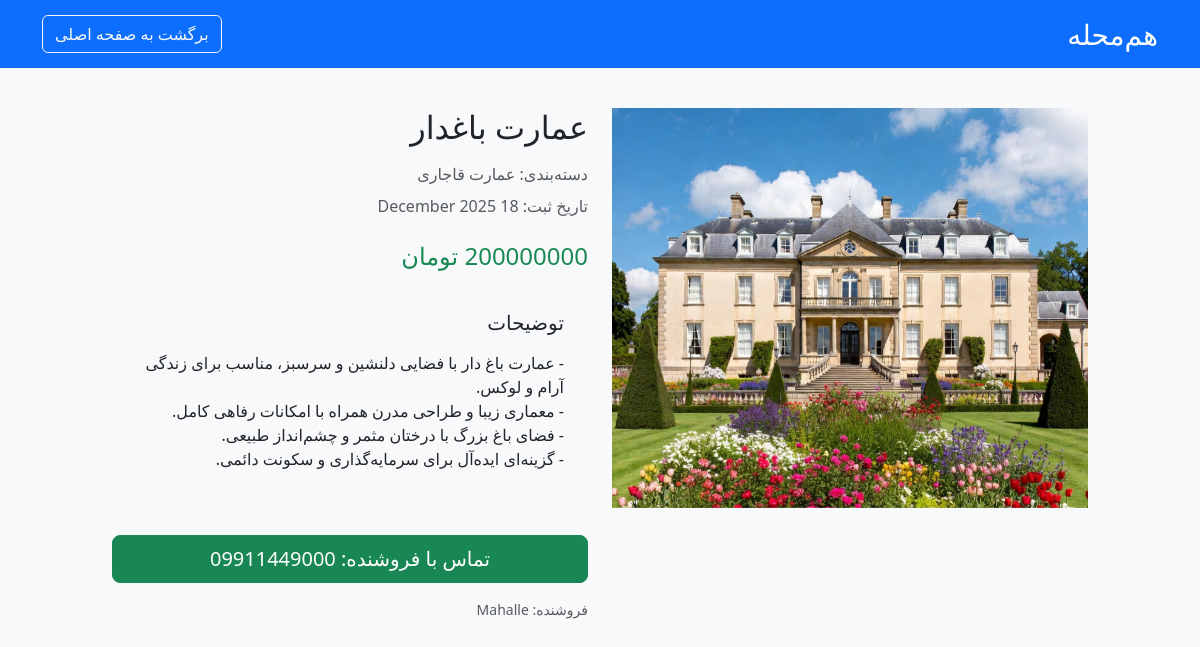
Screenshot of /ad/5/ with the database file from the repository.
### ads/models.py (models this page shows, shortened)
class AdImage(models.Model):
    ad = models.ForeignKey(Ad, on_delete=models.CASCADE, related_name='images')
    image = models.ImageField(upload_to='ads/')

class Ad(models.Model):
    title = models.CharField(max_length=200)
    description = models.TextField()
    price = models.IntegerField()
    phone = models.CharField(max_length=15)
    created_at = models.DateTimeField(auto_now_add=True)
    user = models.ForeignKey(User, on_delete=models.CASCADE)
    category = models.ForeignKey(Category, on_delete=models.SET_NULL, null=True)

class Category(models.Model):
    name = models.CharField(max_length=100, unique=True)
    slug = models.SlugField(max_length=100, unique=True)
    class Meta:
        verbose_name_plural = "Categories"

### ads/views.py (the view)
# urls.py: path('ad/<int:pk>/', views.ad_detail, name='ad_detail'),
def ad_detail(request, pk):
    ad = get_object_or_404(Ad, pk=pk)
    images = ad.images.all()  # همه عکس‌ها
    context = {
        'ad': ad,
        'images': images,
    }
    return render(request, 'ads/ad_detail.html', context)

### templates/ads/ad_detail.html (shortened to what this page needs)
<!DOCTYPE html>
<html lang="fa" dir="rtl">
<head>
    <link href="https://cdn.jsdelivr.net/npm/bootstrap@5.3.3/dist/css/bootstrap.rtl.min.css" rel="stylesheet">
</head>
<body>
    <nav class="navbar navbar-dark bg-primary mb-4">
        <div class="container">
            <a class="navbar-brand fs-3" href="/">هم‌محله</a>
            <div>
                {% if user.is_authenticated %}
                    <a href="{% url 'ads:create_ad' %}" class="btn btn-success me-3">+ ثبت آگهی جدید</a>
                    <a href="{% url 'ads:my_ads' %}" class="btn btn-light me-3">آگهی‌های من</a>
                    <span class="text-white me-3">سلام {{ user.username }}!</span>
                    <a href="/accounts/logout/" class="btn btn-outline-light btn-sm">خروج</a>
                {% else %}
                    <a href="/" class="btn btn-outline-light">برگشت به صفحه اصلی</a>
                {% endif %}
            </div>
        </div>
    </nav>
    <div class="container detail-container">
        <div class="row">
            <div class="col-lg-6 mb-4">
                <div id="adCarousel" class="carousel slide" data-bs-ride="carousel">
                    <div class="carousel-inner">
                        {% for image in images %}
                            <div class="carousel-item {% if forloop.first %}active{% endif %}">
                                <img src="{{ image.image.url }}" class="d-block w-100" style="height: 400px; object-fit: cover;">
                            </div>
                        {% endfor %}
                    </div>
                </div>
            </div>
            <div class="col-lg-6">
                <h2 class="mb-3">{{ ad.title }}</h2>
                <p class="text-muted mb-2">دسته‌بندی: {{ ad.category.name }}</p>
                <p class="text-muted mb-4">تاریخ ثبت: {{ ad.created_at|date:"d F Y" }}</p>
                <h4 class="text-success mb-3">{{ ad.price|floatformat:0 }} تومان</h4>
                <div class="bg-light p-4 rounded mb-4">
                    <h5>توضیحات</h5>
                    <p>{{ ad.description|linebreaks }}</p>
                </div>
                <div class="d-grid">
                    <a href="tel:{{ ad.phone }}" class="btn btn-success btn-lg">
                        تماس با فروشنده: {{ ad.phone }}
                    </a>
                </div>
                <div class="mt-3 text-muted small">
                    فروشنده: {{ ad.user.username }}
                </div>
            </div>
        </div>
    </div>
</body>
</html>

### templates/ads/ad_detail.html (style rules this page uses)
body { background-color: #f8f9fa; }
.detail-container { max-width: 1000px; margin: 40px auto; }

### rows the page displays
AdImage: image (picture)
Ad: title "عمارت باغدار", category.name "عمارت قاجاری", created_at "18 December 2025", description "- عمارت باغ دار با فضایی دلنشین و سرسبز، مناسب برای زندگی آرام و لوکس. - معماری زیبا و طراحی مدرن همراه با امکانات رفاهی کامل. - فضای باغ بزرگ با درختان مثمر و چشم‌انداز طبیعی. - گزینه‌ای ایده‌آل برای سرمایه‌گذاری و سکونت دائمی.", phone "09911449000", user.username "Mahalle"
